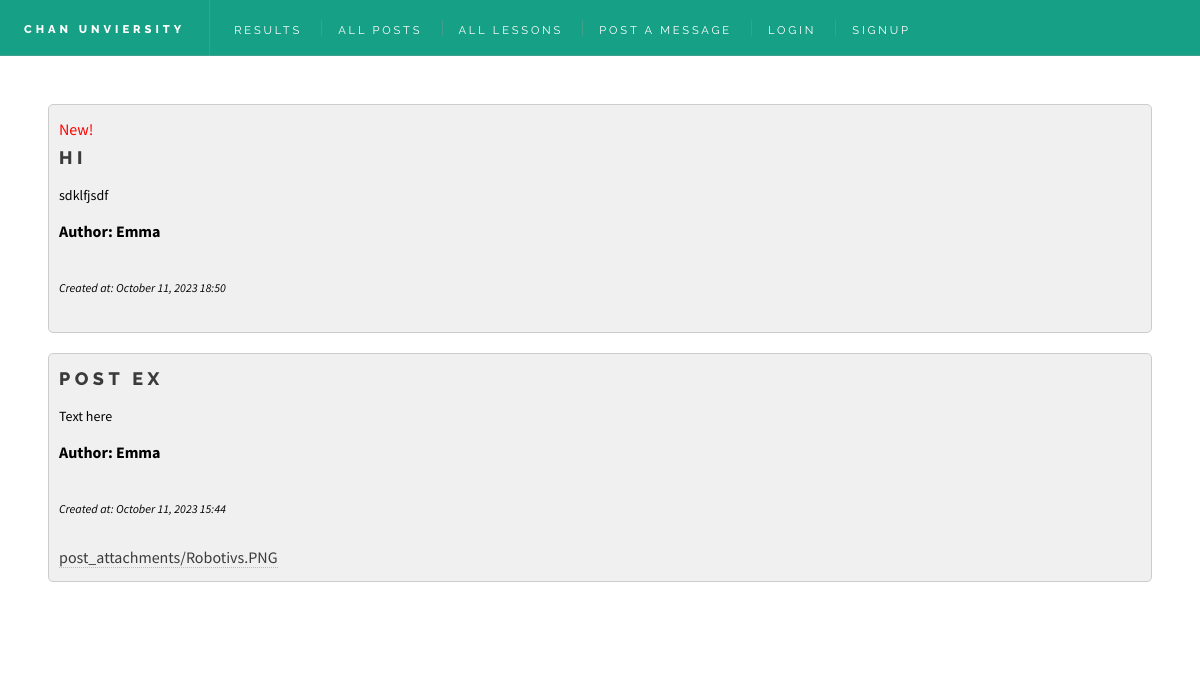
The page /home/ (signed in) on the database its author committed.
### homepage/models.py (models this page shows, shortened)
class Post(models.Model):
    title = models.CharField(max_length=200)
    content = models.TextField()
    author = models.ForeignKey(User, on_delete=models.CASCADE)
    created_at = models.DateTimeField(auto_now_add=True)
    attachment = models.FileField(upload_to='post_attachments/', blank=True, null=True)
    views_count = models.PositiveIntegerField(default=0)
    classNum = models.ForeignKey(Class, on_delete=models.CASCADE, null=True)

### homepage/views.py (the view)
# urls.py: 2. Add a URL to urlpatterns:  path('', views.home, name='home')
def home(request):
    user = request.user
    if user.is_authenticated:
        if request.user.groups.filter(name='Teacher').exists():
            user_class = Class.objects.filter(teachers=user).first()
        else:
            user_class = Class.objects.filter(students=user).first()
        posts = Post.objects.filter(classNum=user_class).order_by('-created_at')
        return render(request, "index.html", {'posts': posts})
    else:
        posts = Post.objects.none()
    return render(request, "index.html",{'posts': posts})

### users/templates/index.html (shortened to what this page needs)
<!DOCTYPE HTML>
<html>
	<head>
		{%load static%}
		<link rel="stylesheet" href={%static 'homepage/homepage.css'%}/>
	</head>
	<body class="is-preload">
			<div id="wrapper">
					<header id="header">
						<h1><a href="#">Chan Unviersity</a></h1>
						<nav class="links">
							<ul>
								<li><a href="/results">Results</a></li>
								<li><a href="/allPost">All Posts</a></li>
								<li><a href="/allLessons">All Lessons</a></li>
								<li><a href="/createPost/">Post a Message</a></li>
								<li><a href="/login/">Login</a></li>
								<li><a href="/signup/">Signup</a></li>
							</ul>
						</nav>
					</header>
					<div id="main">
						<div class="center-container">
							<div class="wrapper">
								<ul class="post-list">
									{% if user %}
										{% for post in posts %}
										<li class="post">
											{% if forloop.first%}
												<span class="new-post-indicator">New!</span>
											{% endif %}
										<h2 class="post-title">{{ post.title }}</h2>
										<p class="post-content">{{ post.content }}</p>
										<p class="post-author">Author: {{ post.author.username }}</p>
										<p class="post-date">Created at: {{ post.created_at|date:"F j, Y H:i" }}</p>
										{% if post.attachment %}
											<a href="{{ post.attachment.url }}" target="_blank">{{ post.attachment.name }}</a>
											{% endif %}
										{% empty %}
										<li class="no-posts">No posts available.</li>
										{% endfor %}
									{% else %}
										<li class="no-posts">Please Login.</li>
									{% endif %}
								  </ul>
							</div>
						</div>
					</div>
	</body>
</html>

### rows shown on the page
Post: shows "New!", title "HI", content "sdklfjsdf", author.username "Emma", created_at "October 11, 2023 18:50"
Post: title "POST EX", content "Text here", author.username "Emma", created_at "October 11, 2023 15:44", attachment.name "post_attachments/Robotivs.PNG"
